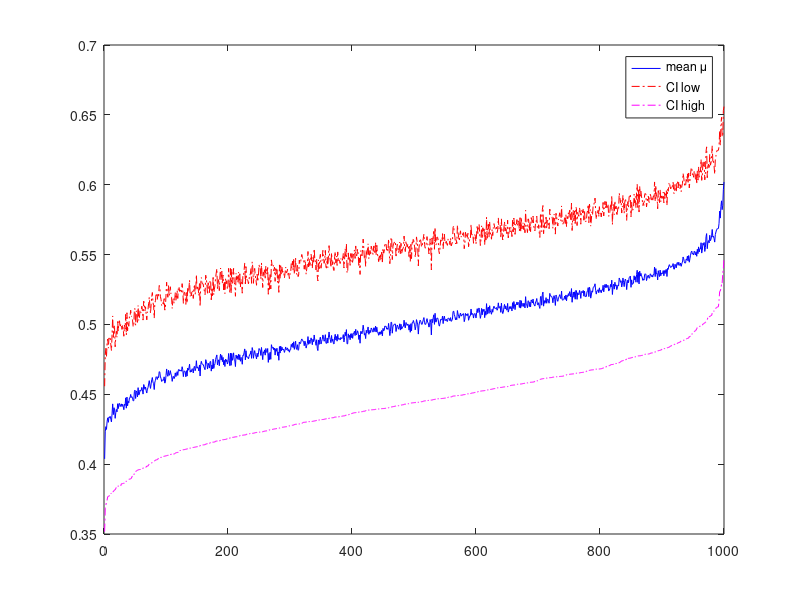

The MATLAB script that drew this image:
clear all;
close all;

n=100;
num_exp = 1000;

rv = zeros(num_exp,n);
mu = zeros(1,num_exp);
ci_low = zeros(1,num_exp);
ci_high = zeros(1,num_exp);
count = 0;

for i=1:1000
    % Generate n=48 iid U(0,1) r.v.’s
    rv(i,:) = rand(1,n);

    % Find sample mean, sample std dev and 95%-confidence interval for the mean
    mu(i) = mean(rv(i,:));

    % % Just to check, I calculated by-hand the sample mean, and it returns equal
    % sum_rv = sum(rv);
    % mu_sample = sum_rv/n;

    % sigma_sq = std(rv);

    % % Just to check, I calculated by-hand the sample standard deviation, and it returns equal
    % sum_dev = 0;
    % for i=1:n
    %     sum_dev = sum_dev + (rv(i) - mu)^2;
    % end
    % std_dev = sum_dev/n;
    deviation = arrayfun(@(x) (x-mu(i))^2, rv(i,:));
    std_dev = sum(deviation)/n;

    ci_low(i) = mu(i) - 1.96*sqrt(std_dev/n);
    ci_high(i) = mu(i) + 1.96*sqrt(std_dev/n);
    if(ci_low(i) > 0.5 || ci_high(i) < 0.5)
        count = count + 1;
    end
end

sprintf('In %d experiments the confidence interval does not contains the true mean.', count)
%Sort arrays based on ci_low
[ci_low, sort_index] = sort(ci_low);
ci_high = ci_high(sort_index);
mu = mu(sort_index);

%Plot the results
t = 1:1000;
figure('Name', 'Experiment2 Results');
plot(t,mu, '-b');
hold on;
plot(t,ci_high, '-.r');
hold on;
plot(t,ci_low, '-.m');
legend('mean \mu','CI low', 'CI high')
